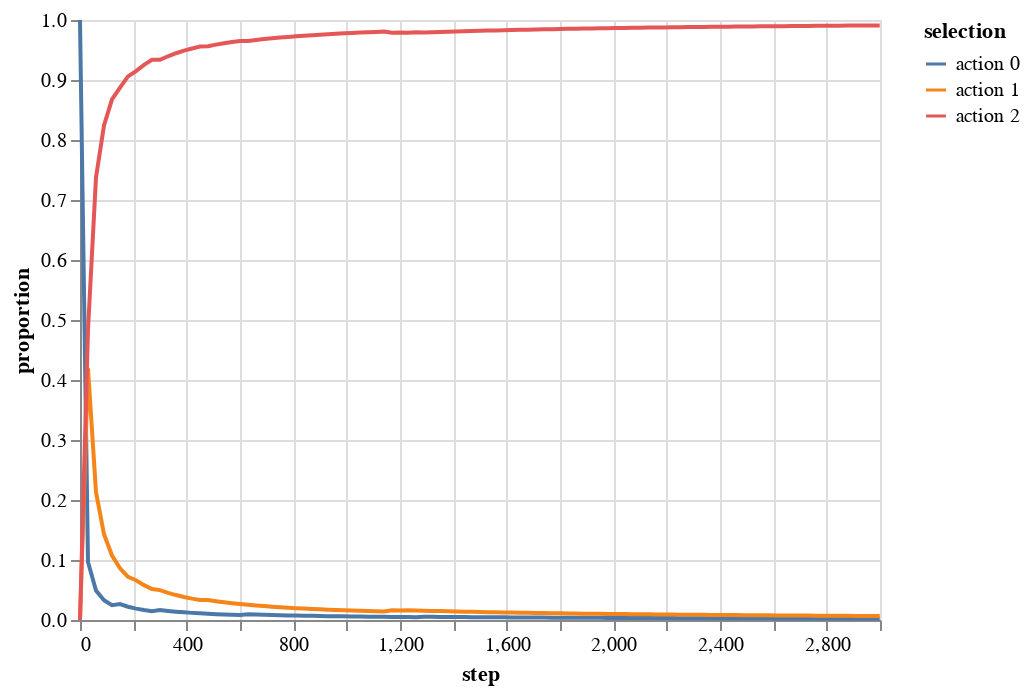

Notebook code cell kept with this figure:
### Code cell
env.altair_action_history(name='ucb')

### Figure 1 — Vega-Lite specification as saved in the notebook (floating-point values rounded to 4 significant figures; data arrays with more than 128 entries replaced by an {"elided": "..."} marker saying what was removed)
{"config": {"view": {"continuousWidth": 400, "continuousHeight": 300}}, "data": {"name": "data-47c7a197e43c328b60bed8d854586b1d"}, "mark": "line", "encoding": {"color": {"type": "nominal", "field": "selection"}, "x": {"type": "quantitative", "field": "step"}, "y": {"type": "quantitative", "field": "proportion"}}, "$schema": "https://vega.github.io/schema/vega-lite/v4.8.1.json", "datasets": {"data-47c7a197e43c328b60bed8d854586b1d": {"elided": "303 records"}}}
